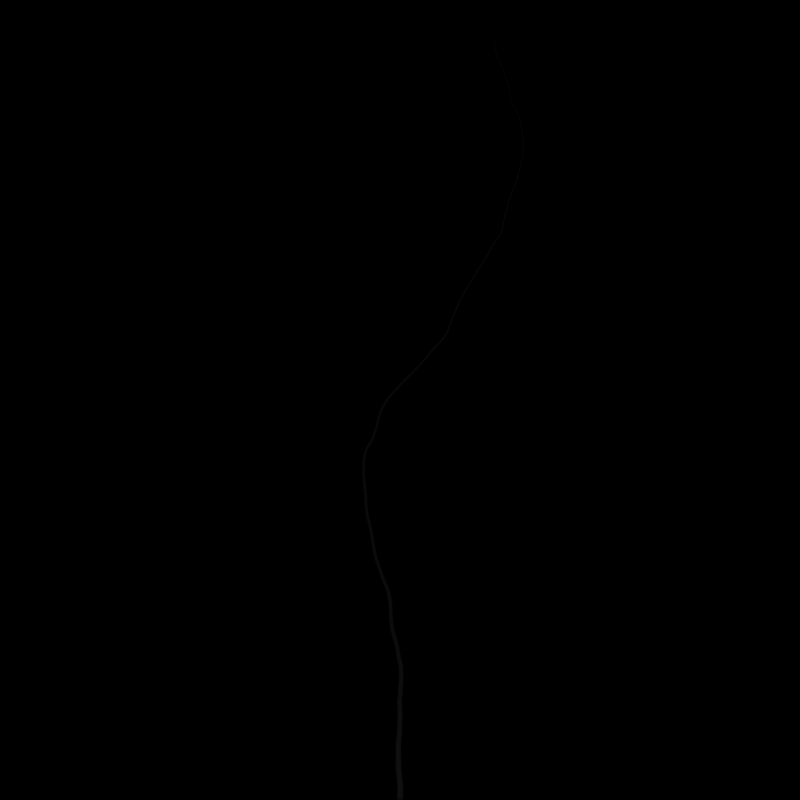
Frame 1 (no input)
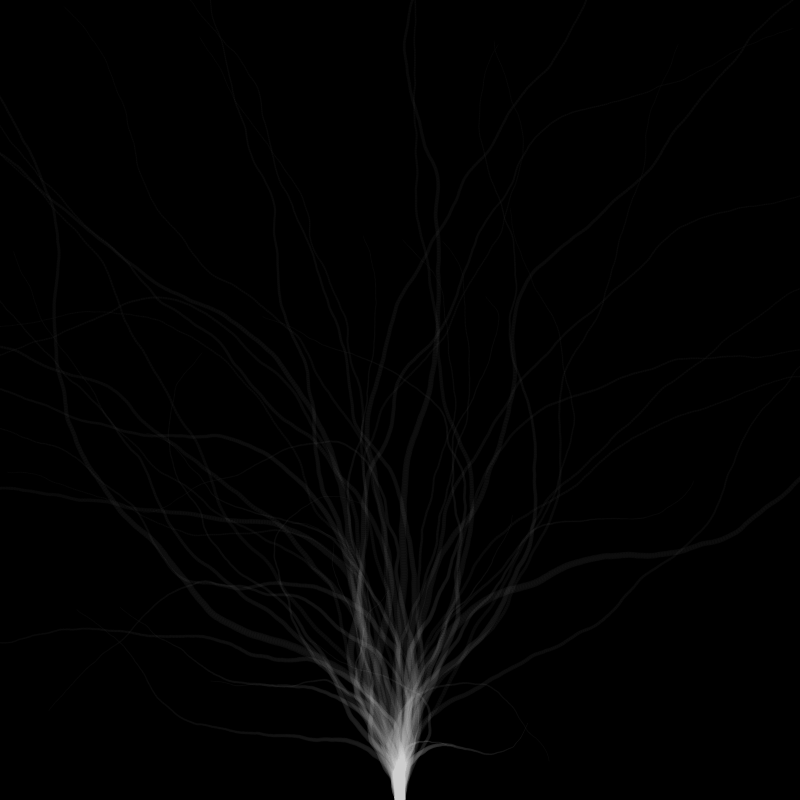
Frame 60 (no input)
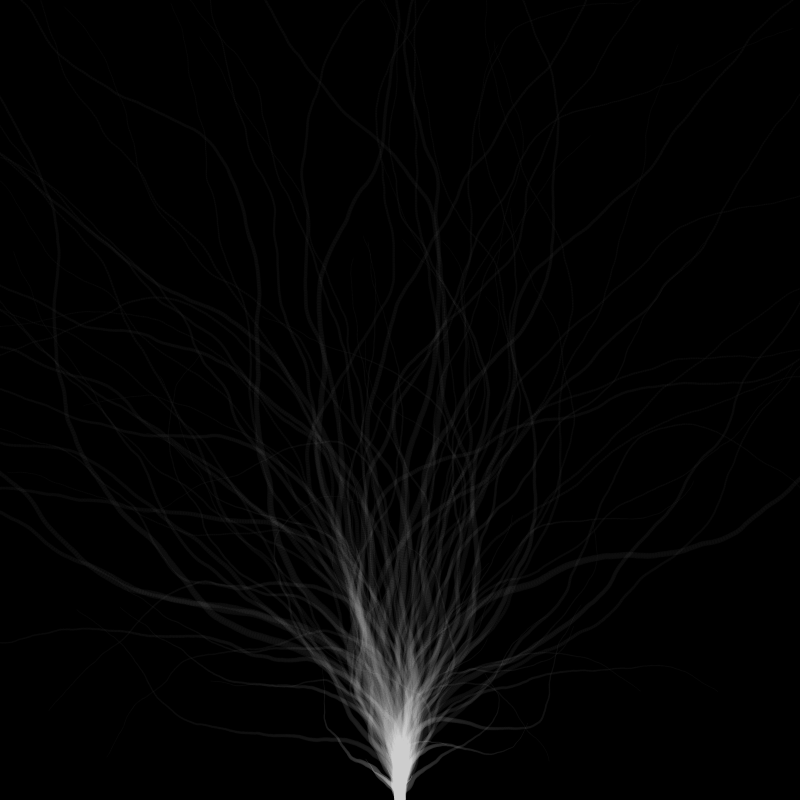
Frame 120 (the mouse pressed at the canvas centre since frame 60)

The p5.js sketch that drew these frames (run headless with seeded random() and noise() and a simulated clock; from frame 60 on, the mouse is pressed at the canvas centre):

// p5.js sketch
// ── sketch.js
function setup() {
  createCanvas(800, 800); 
  background(0);  
} 

function draw() {
  var p = createVector(width/2,height)
  var v = createVector(0,-random(3))
  tendril(p,v,random(5,13),1.0)
}

function tendril(p,v,thickness, alpha){
  var newP = p5.Vector.add(p,v);
  var newV = v.rotate(random(-0.1,0.1));
  var newThickness = thickness*0.995;
  var newAlpha = alpha*0.95;
  
  strokeWeight(thickness)
  noFill();
  stroke(255,5);
  line(p.x,p.y,newP.x,newP.y);
  
  if(thickness>1.0){
    tendril(newP,newV,newThickness,newAlpha)
  }
}
